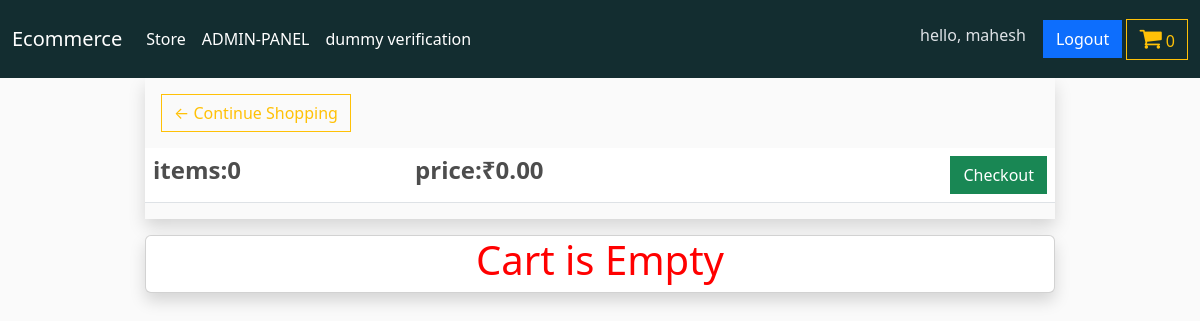
The app's page /cart/ (signed in), older data.
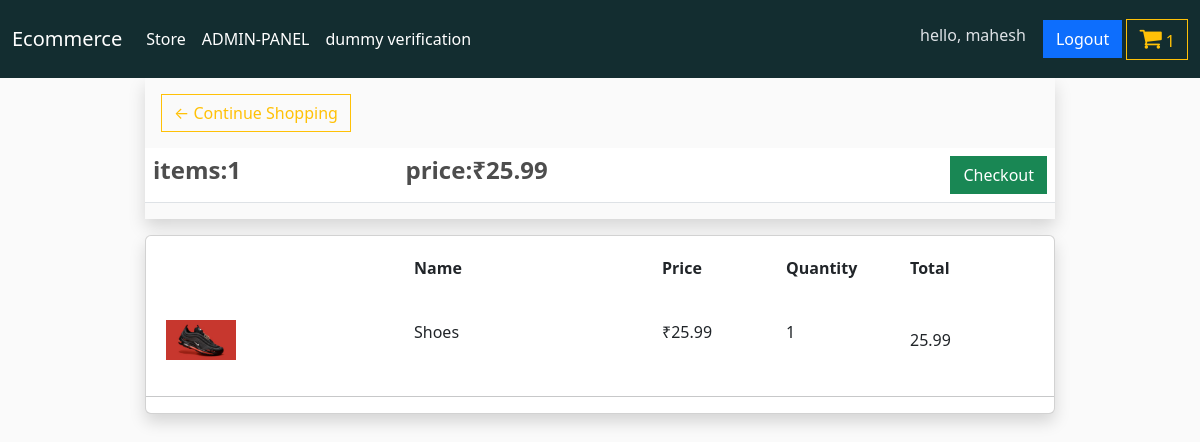
The same page, newer data.
### store/models.py (models this page shows, shortened)
class Order(models.Model):
    customer = models.ForeignKey(Customer, on_delete = models.CASCADE, null = True, blank = True)
    date_ordered = models.DateTimeField(auto_now_add = True)
    complete = models.BooleanField(default = False, null = True, blank = False)
    transaction_id = models.CharField(max_length = 100, null = True)
    class Meta:
        ordering = [ '-date_ordered']
    @property
    def get_cart_total(self):
        orderitems = self.orderitem_set.all()
        total = sum([item.get_total for item in orderitems])
        return total
    @property
    def get_cart_quantity(self):
        orderitems = self.orderitem_set.all()
        total = sum([item.quantity for item in orderitems])
        return total

class OrderItem(models.Model):
    product = models.ForeignKey(Product, on_delete = models.SET_NULL, null = True, blank = True)
    order = models.ForeignKey(Order, on_delete = models.SET_NULL, null = True, blank = True)
    quantity = models.IntegerField(default = 0, null = True, blank = True)
    date_added = models.DateTimeField(auto_now_add = True)
    @property
    def get_total(self):
        if self.product is not None and self.product.price is not None:
            total = self.product.price * self.quantity
            return total
        else:
            return 0

class Product(models.Model):
    name = models.CharField(max_length = 100, null = True)
    price = models.FloatField()
    digital = models.BooleanField(default = False, null = True, blank = False)
    image = models.ImageField(blank=True, null=True)
    created_at = models.DateTimeField(auto_now_add = True)
    updated_at = models.DateTimeField(auto_now = True)
    class Meta:
        ordering = [ '-updated_at', '-created_at']
    @property
    def imageURL(self):
        try:
            url = self.image.url
        except:
            url = ''
        return url

### store/views.py (the view)
# urls.py: path('cart/', cart, name="cart"),
def cart(request):
    data = cartData(request)
    cartItems = data['cartItems']
    order = data['order']
    items = data['items']
    context = { 'items':items, 'order':order,'cartItems': cartItems }
    return render(request,'store/cart.html', context)

### store/utils.py (called while the page is built)
def cartData(request):
    if request.user.is_authenticated:
        customer = request.user.customer
        order, created = Order.objects.get_or_create(customer = customer, complete = False)
        items = order.orderitem_set.all()
        cartItems = order.get_cart_quantity
        print(cartItems)
    else:
        cookieData = cookieCart(request)
        cartItems = cookieData['cartItems']
        order = cookieData['order']
        items = cookieData['items']
    return {'cartItems':cartItems, 'items':items, 'order':order }

### store/templates/store/cart.html (shortened to what this page needs)
{% extends 'main.html' %}
{% load static %}
{% block content %}
<div class="container mx-auto col-10">
    <div class="shadow col-10">
        <a class="btn btn-outline-warning m-3" href="{% url 'store' %}"> &#8592;  Continue Shopping</a>
        <table class="table">
            <th><h4><strong>items:{{order.get_cart_quantity}}</strong></h4></th>
            <th><h4><strong>price:&#x20B9;{{order.get_cart_total|floatformat:2}}</strong></h4></th>
            <th><a class="btn btn-success float-end" href="{% url 'checkout' %}">Checkout</a></th>
        </table>
    </div>
    <div class="card shadow col-10 mt-3">
        {% if items|length  %}
            <div class="cart-item-row">
                <div style="flex:2;"><strong>Name</strong></div>
                <div style="flex:1;"><strong>Price</strong></div>
                <div style="flex:1;"><strong>Quantity</strong></div>
                <div style="flex:1;"><strong>Total</strong></div>
            </div>
            {% for item in items %}
            <div class="cart-item-row">
                <div style="flex:2;">
                    <img class="" style="width:70px;" src="{{item.product.imageURL}}" alt="">
                </div>
                <div style="flex:2;"><p>{{item.product.name}}</p></div>
                <div style="flex:1;"><p>&#x20B9;{{item.product.price|floatformat:2}}</p></div>
                <div class="d-flex gap-3 align-items-center" style="flex:1;">
                        <div><p>{{item.quantity}}</p></div>
                </div>
                <div style="flex:1;">{{item.get_total|floatformat:2}}</div>
            </div>
            <hr>
            {% endfor %}
        {% else %}
            <h1 style="text-align: center; color:red">Cart is Empty</h1>
        {% endif %}
    </div>
</div>
{% endblock content %}

### store/templates/navbar.html (shortened to what this page needs)
    <nav class="navbar navbar-expand-lg bg-dark navbar-dark" data-bs-theme="dark">
        <div class="container-fluid">
        <a class="navbar-brand" href="{% url 'store' %}">Ecommerce</a>
        <div class="collapse navbar-collapse" id="navbarSupportedContent">
            <ul class="navbar-nav me-auto mb-2 mb-lg-0">
                <li class="nav-item">
                    <a class="nav-link active" aria-current="page" href="{% url 'store' %}">Store</a>
                </li>
                {% if user.is_superuser %}
                <li class="nav-item">
                    <a class="nav-link active" aria-current="page" href="{% url 'admin-home' %}">ADMIN-PANEL</a>
                </li>
                {% endif %}
                <li class="nav-item">
                    <a class="nav-link active" aria-current="page" href="{% url 'dummy-check' %}">dummy verification</a>
                </li>
            </ul>
            <div class="form-inline my-2">
                {% if user.is_authenticated %}
                <h6 class="btn">hello, {{user.username}}</h6>
                <a href="{% url 'account-logout' %}" class="btn btn-primary my-2 my-sm-0">Logout</a>
                {% else %}
                <a href="{% url 'account-login' %}" class="btn btn-primary my-2 my-sm-0">Login</a>
                {% endif %}
                <a href="{% url 'cart' %}" class="btn btn-outline-warning my-2 my-sm-0">
                    <i class="fa" style="font-size:24px">&#xf07a;</i>
                    <span> {{cartItems}} </span>
                </a>
            </div>
        </div>
        </div>
    </nav>

Row changes from the older to the newer data that the page shows:
no longer on this page (row edited): Order: get_cart_quantity "0", get_cart_total "0.00"
added Order: get_cart_quantity "1", get_cart_total "25.99"
added OrderItem: product.imageURL (picture), product.name "Shoes", product.price "25.99", quantity "1", get_total "25.99"
Text that changed along with them:
{{ cartItems }}: "0" → "1"
text no longer shown: "Cart is Empty"
text now shown: "Name Price Quantity Total"
